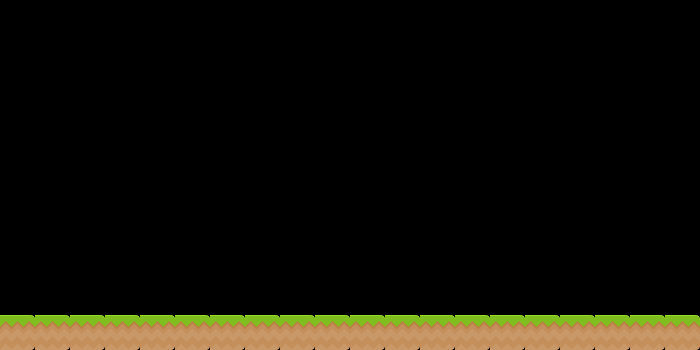

Below is a game level as drawn by its tile map, then a one-line description and the .tmx that defines it (tile-layer data replaced by summaries):
An orthogonal 20x10 tile map with 35x35 px tiles, 1 tile layer (Tile Layer 1).

<map version="1.0" tiledversion="1.0.3" orientation="orthogonal" renderorder="right-down" width="20" height="10" tilewidth="35" tileheight="35" nextobjectid="1">
 <tileset firstgid="1" name="tiles_spritesheet" tilewidth="35" tileheight="35" spacing="1" tilecount="156" columns="12">
  <image source="../images/tiles_spritesheet.png" width="457" height="468" />
 </tileset>
 <layer name="Tile Layer 1" width="20" height="10">
  <data>[200 cells, 20 non-empty, 1 distinct tile ids]</data>
 </layer>
</map>
